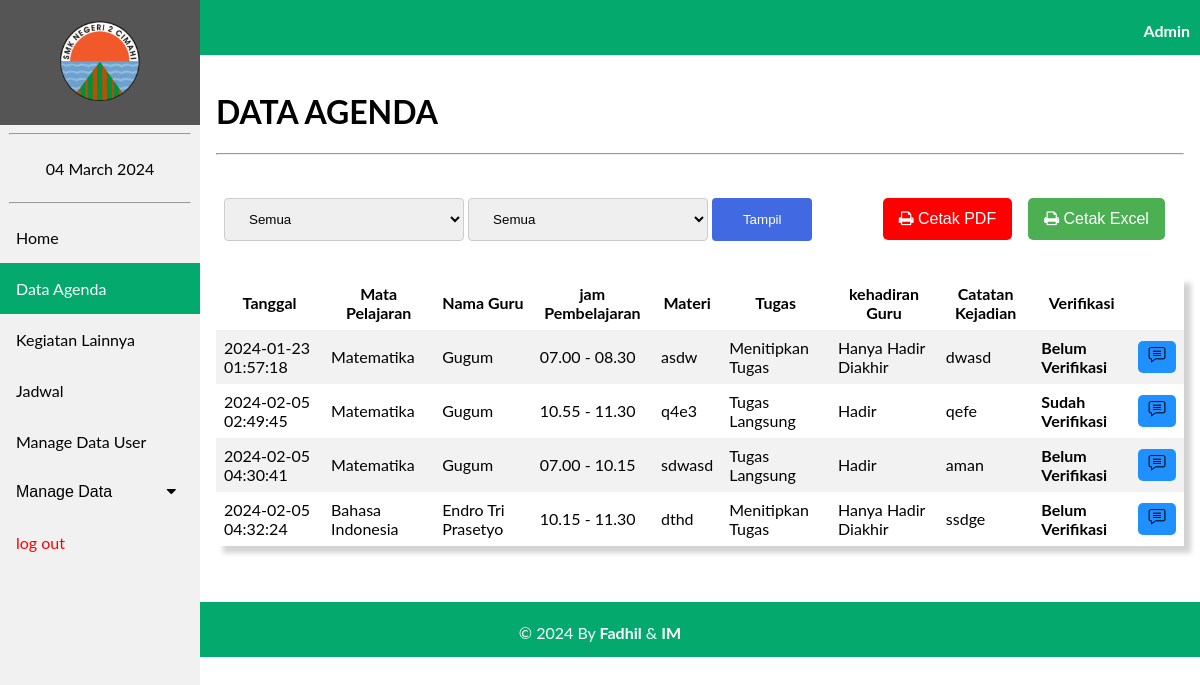
Before: /agenda/data_admin.php (signed in) with the older database file.
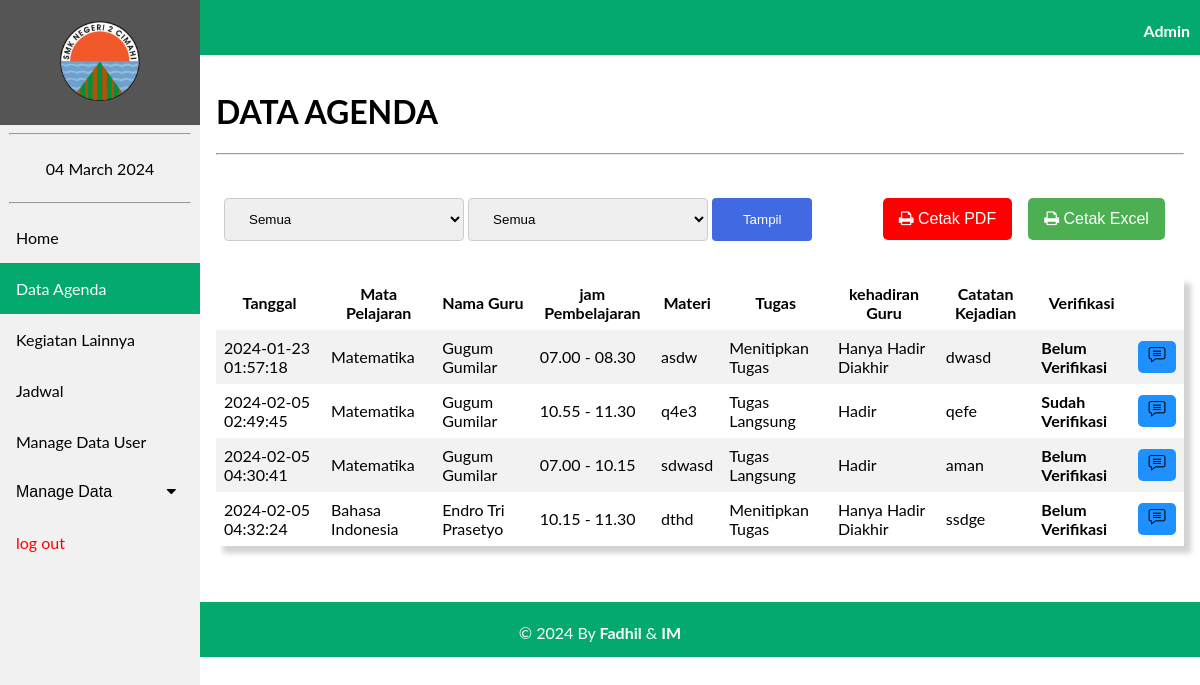
After: the same page with the newer database file.
### tables this page shows
CREATE TABLE `tb_agenda` (
  `id_agenda` int(11) NOT NULL,
  `tgl` timestamp NOT NULL DEFAULT current_timestamp() ON UPDATE current_timestamp(),
  `jam_masuk` varchar(50) NOT NULL,
  `jam_selesai` varchar(50) NOT NULL,
  `nip` varchar(18) NOT NULL,
  `id_kelas` varchar(6) NOT NULL,
  `id_mapel` varchar(6) NOT NULL,
  `tugas` enum('Tugas Langsung','Menitipkan Tugas','Tidak Ada Tugas') NOT NULL,
  `materi` varchar(200) NOT NULL,
  `evaluasi` varchar(200) NOT NULL,
  `kehadiran` enum('Hadir','Tidak Hadir','Hanya Hadir Diakhir','Hanya Hadir Diawal') NOT NULL,
  `verifikasi` varchar(50) NOT NULL,
  `comment` text NOT NULL
);

CREATE TABLE `tb_guru` (
  `nip` varchar(18) NOT NULL,
  `id_mapel` varchar(6) NOT NULL,
  `nama_guru` varchar(100) NOT NULL
);

CREATE TABLE `tb_mapel` (
  `id_mapel` varchar(6) NOT NULL,
  `nama_mapel` varchar(70) NOT NULL
);

### agenda/data_admin.php (the view, shortened to what the changed rows need)
<?php
    include 'koneksi.php';
    if(isset($_POST['submit'])){
        $tgl = $_POST['tampil'];
        $hadir = $_POST['tampil1'];
        if($tgl == "Semua" && $hadir == "Semua1"){
            $sql = "SELECT tb_agenda.id_agenda, tb_mapel.nama_mapel, tb_agenda.materi, tb_agenda.tugas, tb_guru.nama_guru, tb_agenda.kehadiran,
                    tb_agenda.tgl, tb_agenda.evaluasi, tb_agenda.verifikasi, tb_agenda.jam_masuk, tb_agenda.jam_selesai FROM tb_agenda INNER JOIN tb_mapel ON tb_agenda.id_mapel = tb_mapel.id_mapel
                    INNER JOIN tb_guru ON tb_agenda.nip = tb_guru.nip";
            $level = mysqli_query($Conn, $sql);
        }elseif($tgl == "Semua"){
            $sql = "SELECT tb_agenda.id_agenda, tb_mapel.nama_mapel, tb_agenda.materi, tb_agenda.tugas, tb_guru.nama_guru, tb_agenda.kehadiran,
                    tb_agenda.tgl, tb_agenda.evaluasi, tb_agenda.verifikasi, tb_agenda.jam_masuk, tb_agenda.jam_selesai FROM tb_agenda INNER JOIN tb_mapel ON tb_agenda.id_mapel = tb_mapel.id_mapel
                    INNER JOIN tb_guru ON tb_agenda.nip = tb_guru.nip WHERE tb_agenda.kehadiran = '$hadir'";
            $level = mysqli_query($Conn, $sql);
        }elseif($hadir == "Semua1"){
            $sql = "SELECT tb_agenda.id_agenda, tb_mapel.nama_mapel, tb_agenda.materi, tb_agenda.tugas, tb_guru.nama_guru, tb_agenda.kehadiran,
                    tb_agenda.tgl, tb_agenda.evaluasi, tb_agenda.verifikasi, tb_agenda.jam_masuk, tb_agenda.jam_selesai FROM tb_agenda INNER JOIN tb_mapel ON tb_agenda.id_mapel = tb_mapel.id_mapel
                    INNER JOIN tb_guru ON tb_agenda.nip = tb_guru.nip WHERE tgl BETWEEN '$tgl'";
            $level = mysqli_query($Conn, $sql);
        }else{
            $sql = "SELECT tb_agenda.id_agenda, tb_mapel.nama_mapel, tb_agenda.materi, tb_agenda.tugas, tb_guru.nama_guru, tb_agenda.kehadiran,
                    tb_agenda.tgl, tb_agenda.evaluasi, tb_agenda.verifikasi, tb_agenda.jam_masuk, tb_agenda.jam_selesai FROM tb_agenda INNER JOIN tb_mapel ON tb_agenda.id_mapel = tb_mapel.id_mapel
                    INNER JOIN tb_guru ON tb_agenda.nip = tb_guru.nip WHERE tgl BETWEEN '$tgl' AND tb_agenda.kehadiran = '$hadir'";
            $level = mysqli_query($Conn, $sql);
        }
    }else{
        $sql = "SELECT tb_agenda.id_agenda, tb_mapel.nama_mapel, tb_agenda.materi, tb_agenda.tugas, tb_guru.nama_guru, tb_agenda.kehadiran,
                tb_agenda.tgl, tb_agenda.evaluasi, tb_agenda.verifikasi, tb_agenda.jam_masuk, tb_agenda.jam_selesai FROM tb_agenda INNER JOIN tb_mapel ON tb_agenda.id_mapel = tb_mapel.id_mapel
                INNER JOIN tb_guru ON tb_agenda.nip = tb_guru.nip";
        $level = mysqli_query($Conn, $sql);
    }
?>
<!DOCTYPE html>
<html>
<head>
    <link rel="stylesheet" href="navbar.css">
    <link rel="stylesheet" href="https://cdnjs.cloudflare.com/ajax/libs/font-awesome/4.7.0/css/font-awesome.min.css">
<body>
    <div class="content">
<h1>DATA AGENDA</h1><hr>
<br>
<br>
<center>
<table style="box-shadow: 7px 7px 5px lightgrey;">
        <tr>
            <th>Tanggal</th>
            <th>Mata Pelajaran</th>
            <th>Nama Guru</th>
            <th>jam Pembelajaran</th>
            <th>Materi</th>
            <th>Tugas </th>
            <th>kehadiran Guru</th>
            <th>Catatan Kejadian </th>
            <th>Verifikasi</th>
        </tr>
    <?php foreach ($level as $row) : ?>
        <tr>
                <td><?= $row["tgl"];?></td>
                <td><?= $row["nama_mapel"];?></td>
                <td><?= $row["nama_guru"];?></td>
                <td><?= $row["jam_masuk"]." - ".$row['jam_selesai'];?></td>
                <td><?= $row["materi"];?></td>
                <td><?= $row["tugas"];?></td>
                <td><?= $row["kehadiran"];?></td>
                <td><?= $row["evaluasi"];?></td>
                <td><b><?= $row["verifikasi"];?></b></td>
                <td><a href="comment_admin.php?a=<?= $row["id_agenda"]; ?>" style="text-decoration: none;""><button class="btn"><img src="image/comment.PNG" width="18px"></button></a></td>
            </tr>
            <?php endforeach ;
            ?>
</table>
    </center>
</div>
</body>

Changed rows visible on the page:
changed through a linked row, tb_agenda "asdw": tb_guru.nama_guru "Gugum" → "Gugum Gumilar"
changed through a linked row, tb_agenda "qefe": tb_guru.nama_guru "Gugum" → "Gugum Gumilar"
changed through a linked row, tb_agenda "sdwasd": tb_guru.nama_guru "Gugum" → "Gugum Gumilar"
